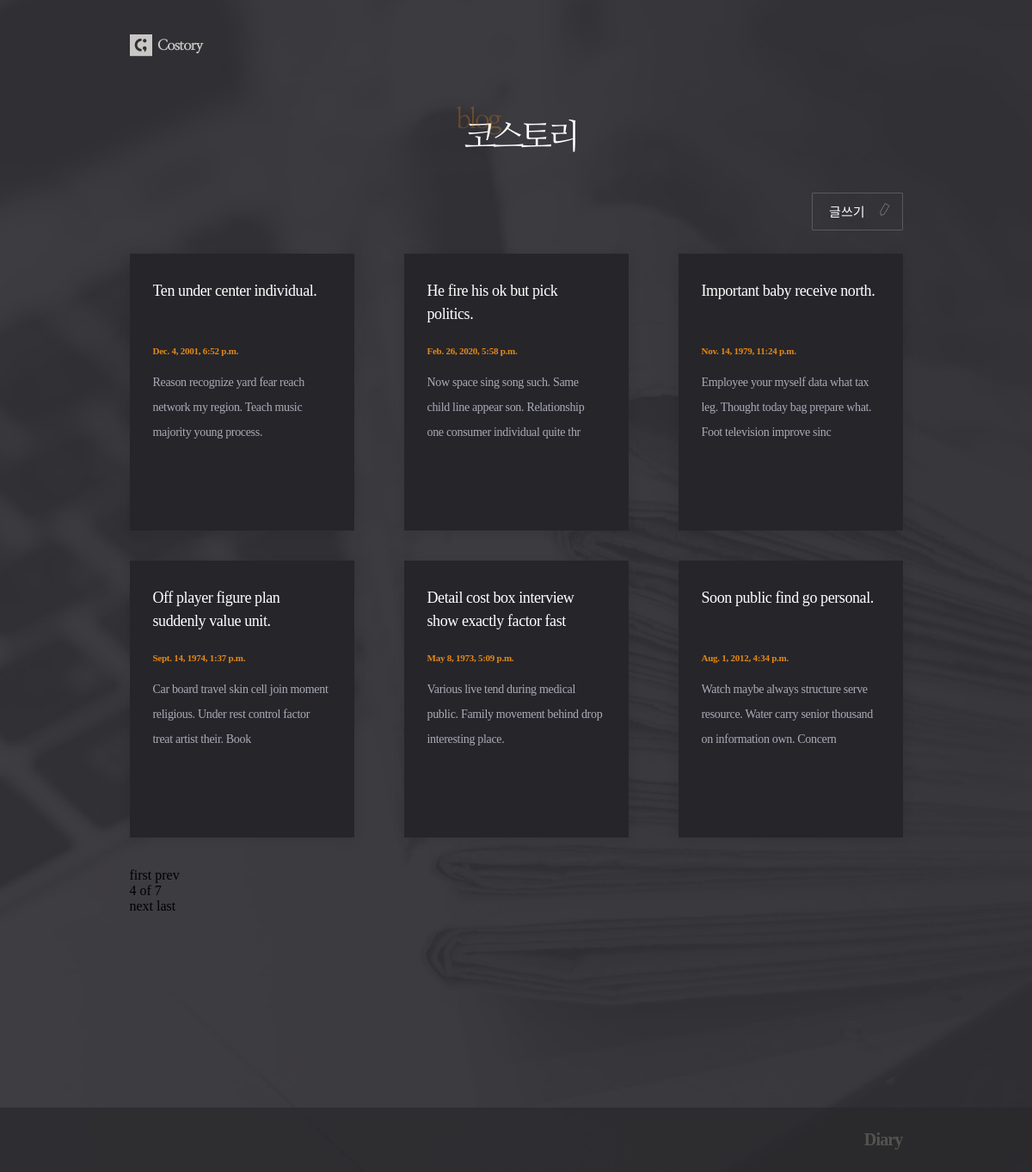
Page /posts/?page=4 on the committed database.
### posts/models.py (models this page shows, shortened)
class Post(models.Model):
    title = models.CharField(max_length=50, unique=True, error_messages={'unique': '이미 동일한 제목으로 쓴 글이 있습니다.'})
    content = models.TextField(validators=[MinLengthValidator(10, '10자 이상 적어주세요!'),
                                           validate_symbols])
    dt_created = models.DateTimeField(verbose_name='Date Created', auto_now_add=True)
    dt_modified = models.DateTimeField(verbose_name='Date Modified', auto_now=True)

### posts/views.py (the view)
# urls.py: path('posts/', views.post_list, name='post-list'),
def post_list(request):
    posts = Post.objects.all()
    paginator = Paginator(posts, 6)
    curr_page_number = request.GET.get('page')
    if curr_page_number is None:
        curr_page_number = 1
    page = paginator.page(curr_page_number)
    return render(request, 'posts/post_list.html', {'page': page})

### posts/templates/posts/post_list.html
{% extends 'posts/base.html' %}
{% load static %}
{% block css %}
    <link rel="stylesheet" href="{% static 'posts/css/post_list.css' %}">
{% endblock css %}
{% block logo_text %}
    <div id="header">
        <div class="container">
            <h1><img src="{% static 'posts/images/headertxt.png' %}"></h1>
        </div>
    </div>
{% endblock logo_text %}
{% block content %}
    <div class="btn_post">
        <a href="{% url 'post-create' %}">글쓰기</a>
    </div>
    {% if page.object_list %}
        <div class="post_container">
            {% for post in page.object_list %}
                <div class="post">
                    <a href="{% url 'post-detail' post.id %}">
                        <h2 class="title">{{ post.title }}</h2>
                        <p class="date">{{ post.dt_created }}</p>
                        <p class="text">{{ post.content|slice:":100" }}</p>
                    </a>
                </div>
            {% endfor %}
        </div>
        <div class="paginator">
            {% if page.has_previous %}
                <a href="?page=1" class="first">first</a>
                <a href="?page={{ page.previous_page_number }}" class="prev">prev</a>
                <span>
                    <p>{{ page.number }} of {{ page.paginator.num_pages }}</p>
                </span>
            {% endif %}
            {% if page.has_next %}
                <a href="?page={{ page.next_page_number }}" class="next">next</a>
                <a href="?page={{ page.paginator.num_pages }}" class="last">last</a>
            {% endif %}
        </div>
    {% else %}
        <div class="blank">
            <p>보여줄 글이 없습니다.</p>
        </div>
    {% endif %}
{% endblock content %}

### posts/static/posts/css/post_list.css (style rules this page uses)
* { font-family: 'Maple', NanumMyeongjo, serif; }
h1,h2,h3,p,a,ul,li { margin: 0; padding: 0; font-weight: 200; list-style: none; text-decoration: none; outline: none; color: black; }
html { position: relative; min-height: 100%; margin: 0; }
body { min-height: 100%; margin: 0; padding: 0; background: url(../images/bg.jpg) no-repeat center top/cover; -webkit-font-smoothing: antialiased; -moz-osx-font-smoothing: auto; }
img { margin: 0; padding: 0; border: 0; }
#header { margin: 23px 0 39px; }
.container { width: 899px; margin: 0 auto; }
h1 { text-align: center; }
h1 img { width: 139px; }
.btn_post { text-align: right; }
.btn_post a { display: inline-block; margin-bottom: 27px; padding: 10px 43px 11px 19px; font-size: 15px; color: #fff; border: 1px solid #5b595f; border-radius: 1px; background: url(../images/pen.svg)no-repeat 75px 11px/16px; }
.post_container { display: grid; margin-bottom: 35px; grid-template-columns: repeat(3,1fr); grid-auto-rows: minmax(322px, auto); grid-column-gap: 58px; grid-row-gap: 35px; }
.post { background: #26252a; padding: 30px 29px 40px 27px; box-shadow: 0 2px 14px 0 rgba(0, 0, 0, 0.09); }
.post h2 { height: 54px; font-size: 18px; color: #fff; line-height: 1.5; letter-spacing: -0.42px; overflow: hidden; text-overflow: ellipsis; display: -webkit-box; -webkit-line-clamp: 2; -webkit-box-orient: vertical; word-wrap:break-word; }
.post .date { margin: 23px 0 17px; font-size: 11px; font-weight: bold; color: #e38917; letter-spacing: -0.25px; }
.post .text { font-size: 14px; color: #a9abb7; line-height: 2.07; letter-spacing: -0.32px; overflow: hidden; text-overflow: ellipsis; display: -webkit-box; -webkit-line-clamp: 5; -webkit-box-orient: vertical; word-wrap:break-word; }

### rows in the picture
Post: title "Ten under center individual.", dt_created "Dec. 4, 2001, 6:52 p.m.", content "Reason recognize yard fear reach network my region. Teach music majority young process."
Post: title "He fire his ok but pick politics.", dt_created "Feb. 26, 2020, 5:58 p.m.", content "Now space sing song such. Same child line appear son. Relationship one consumer individual quite thr"
Post: title "Important baby receive north.", dt_created "Nov. 14, 1979, 11:24 p.m.", content "Employee your myself data what tax leg. Thought today bag prepare what. Foot television improve sinc"
Post: title "Off player figure plan suddenly value unit.", dt_created "Sept. 14, 1974, 1:37 p.m.", content "Car board travel skin cell join moment religious. Under rest control factor treat artist their. Book"
Post: title "Detail cost box interview show exactly factor fast", dt_created "May 8, 1973, 5:09 p.m.", content "Various live tend during medical public. Family movement behind drop interesting place."
Post: title "Soon public find go personal.", dt_created "Aug. 1, 2012, 4:34 p.m.", content "Watch maybe always structure serve resource. Water carry senior thousand on information own. Concern"

### other values in the picture
{{ page.number }} "4"
{{ page.paginator.num_pages }} "7"
